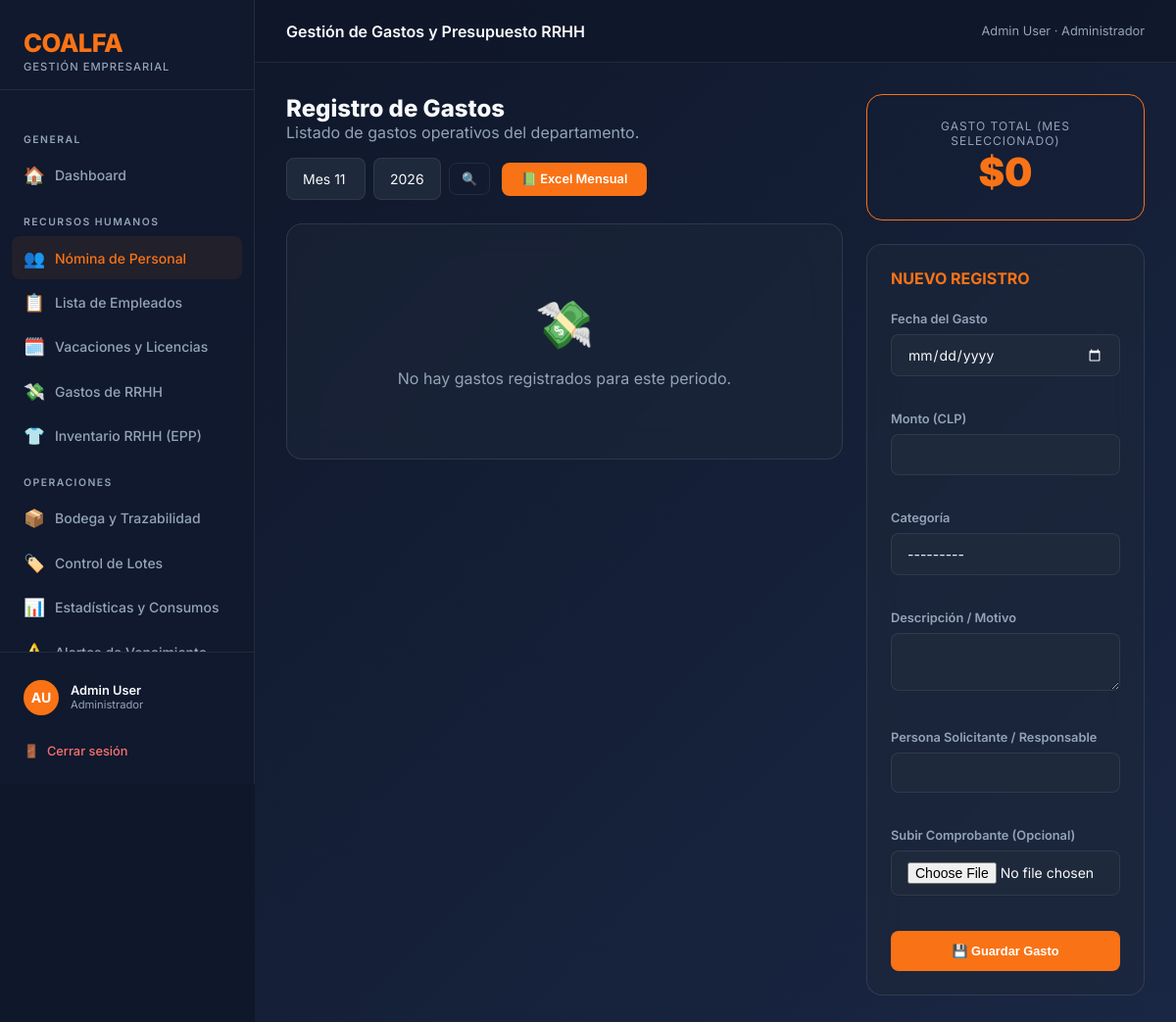
Screenshot of /rrhh/gastos/ (signed in) with the database file from the repository.
### coalfa/models.py (models this page shows, shortened)
class Usuario(AbstractBaseUser, PermissionsMixin):
    ROL_CHOICES = [
        ("ADMIN", "Administrador"),
        ("RRHH", "Recursos Humanos"),
        ("OPERACIONAL", "Operacional"),
        ("GERENTE", "Gerente"),
        ("AUDITOR", "Auditor (Solo Lectura)"),
    ]
    rut = models.CharField(max_length=12, unique=True, verbose_name="RUT", validators=[rut_validator])
    nombre = models.CharField(max_length=60, verbose_name="Nombre")
    apellido = models.CharField(max_length=60, verbose_name="Apellido")
    rol = models.CharField(max_length=15, choices=ROL_CHOICES, default="RRHH", verbose_name="Rol")
    is_active = models.BooleanField(default=True, verbose_name="Activo")
    is_staff = models.BooleanField(default=False, verbose_name="Es staff")
    solicitud_pendiente = models.BooleanField(default=False, verbose_name="Solicitud pendiente de aprobación")
    date_joined = models.DateTimeField(default=timezone.now, verbose_name="Fecha de registro")
    USERNAME_FIELD = "rut"
    REQUIRED_FIELDS = ["nombre", "apellido"]
    objects = UsuarioManager()
    def get_full_name(self):
        return f"{self.nombre} {self.apellido}"
    class Meta:
        verbose_name = "Usuario"
        verbose_name_plural = "Usuarios"

### rrhh/views.py (the view)
# urls.py: path("gastos/", views.lista_gastos_rrhh, name="rrhh_gastos"),
@rrhh_required
def lista_gastos_rrhh(request):
    hoy = datetime.date.today()
    gastos = GastoRRHH.objects.all().order_by("-fecha")
    mes = request.GET.get("mes")
    anio = request.GET.get("anio")
    if not mes or not anio:
        mes = hoy.month
        anio = hoy.year
    gastos = gastos.filter(fecha__month=mes, fecha__year=anio)
    total_mes = gastos.aggregate(models.Sum('monto'))['monto__sum'] or 0
    form = GastoRRHHForm()
    if request.method == "POST":
        form = GastoRRHHForm(request.POST, request.FILES)
        if form.is_valid():
            form.save()
            messages.success(request, "✅ Gasto registrado correctamente.")
            return redirect("rrhh_gastos")
    return render(request, "rrhh/gastos.html", {
        "gastos": gastos,
        "form": form,
        "total_mes": total_mes,
        "mes_actual": int(mes),
        "anio_actual": int(anio),
        "meses": range(1, 13),
        "anios": range(hoy.year - 2, hoy.year + 1),
    })

### rrhh/forms.py
class GastoRRHHForm(forms.ModelForm):
    class Meta:
        model = GastoRRHH
        fields = ["fecha", "monto", "categoria", "descripcion", "responsable", "comprobante"]
        widgets = {
            "fecha": forms.DateInput(attrs={"class": "form-control", "type": "date"}),
            "monto": forms.NumberInput(attrs={"class": "form-control", "step": "0.01"}),
            "categoria": forms.Select(attrs={"class": "form-control"}),
            "descripcion": forms.Textarea(attrs={"class": "form-control", "rows": 2}),
            "responsable": forms.TextInput(attrs={"class": "form-control"}),
            "comprobante": forms.FileInput(attrs={"class": "form-control"}),
        }

### coalfa/context_processors.py (called while the page is built)
def solicitudes_pendientes(request):
    if request.user.is_authenticated and getattr(request.user, 'rol', None) == 'ADMIN':
        count = Usuario.objects.filter(solicitud_pendiente=True).count()
        return {'solicitudes_count': count}
    return {}

### rrhh/templates/rrhh/gastos.html (shortened to what this page needs)
{% extends 'base.html' %}
{% load humanize %}
{% block topbar_title %}Gestión de Gastos y Presupuesto RRHH{% endblock %}
{% block nav_rrhh %}active{% endblock %}
{% block content %}
<div class="gastos-layout">
    <div>
        <div class="gastos-header">
            <div>
                <h2 style="font-size: 1.5rem; font-weight: 800;">Registro de Gastos</h2>
                <p style="color: var(--text-muted);">Listado de gastos operativos del departamento.</p>
            </div>
            <div class="gastos-header-actions">
                 <form action="" method="get" style="display: flex; gap: 0.5rem; align-items: center; flex-wrap: wrap;">
                     <select name="mes" class="form-control" style="width: auto; flex: 1;">
                         {% for m in meses %}
                         <option value="{{ m }}" {% if m == mes_actual %}selected{% endif %}>Mes {{ m }}</option>
                         {% endfor %}
                     </select>
                     <select name="anio" class="form-control" style="width: auto; flex: 1;">
                         {% for a in anios %}
                         <option value="{{ a }}" {% if a == anio_actual %}selected{% endif %}>{{ a }}</option>
                         {% endfor %}
                     </select>
                     <button type="submit" class="btn btn-ghost" style="padding: 0.5rem 0.75rem;">🔍</button>
                 </form>
                 <a href="{% url 'rrhh_exportar_gastos' %}?mes={{ mes_actual }}&anio={{ anio_actual }}" class="btn btn-primary" style="justify-content: center;">📗 Excel Mensual</a>
            </div>
        </div>
        <div class="glass-card">
            {% for g in gastos %}
            <div class="expense-item">
                <div style="display: flex; gap: 1rem; align-items: center;">
                    <div style="text-align: center; min-width: 50px;">
                        <div style="font-size: 1.1rem; font-weight: 800;">{{ g.fecha|date:"d" }}</div>
                        <div style="font-size: 0.65rem; color: var(--text-muted); text-transform: uppercase;">{{ g.fecha|date:"M" }}</div>
                    </div>
                    <div>
                        <span class="category-badge badge-{{ g.categoria|lower }}">{{ g.get_categoria_display }}</span>
                        <div style="font-weight: 700; margin-top: 0.25rem;">{{ g.descripcion }}</div>
                        {% if g.responsable %}
                        <div style="font-size: 0.75rem; color: var(--text-muted);">Responsable: {{ g.responsable }}</div>
                        {% endif %}
                    </div>
                </div>
                <div style="text-align: right;">
                    <div style="font-size: 1.2rem; font-weight: 800; color: var(--success);">${{ g.monto|floatformat:0|intcomma }}</div>
                    {% if g.comprobante %}
                    <a href="{{ g.comprobante.url }}" target="_blank" style="font-size: 0.7rem; color: var(--accent); text-decoration: none;">📄 Ver Comprobante</a>
                    {% endif %}
                </div>
            </div>
            {% empty %}
            <div style="text-align: center; padding: 3rem; color: var(--text-muted);">
                <span style="font-size: 3rem; display: block; margin-bottom: 1rem;">💸</span>
                No hay gastos registrados para este periodo.
            </div>
            {% endfor %}
        </div>
    </div>
    <div>
        <div class="total-pill" style="margin-bottom: 1.5rem;">
            <div style="font-size: 0.75rem; text-transform: uppercase; letter-spacing: 1px; color: var(--text-muted);">Gasto Total (Mes Seleccionado)</div>
            <div style="font-size: 2.5rem; font-weight: 900; color: var(--accent);">${{ total_mes|floatformat:0|intcomma }}</div>
        </div>
        <div class="glass-card">
            <h3 style="font-size: 1rem; margin-bottom: 1.5rem; text-transform: uppercase; color: var(--accent);">Nuevo Registro</h3>
            <form method="post" enctype="multipart/form-data">
                <div style="display: flex; flex-direction: column; gap: 1rem;">
                    <div class="form-group">
                        <label class="form-label">Fecha del Gasto</label>
                        {{ form.fecha }}
                    </div>
                    <div class="form-group">
                        <label class="form-label">Monto (CLP)</label>
                        {{ form.monto }}
                    </div>
                    <div class="form-group">
                        <label class="form-label">Categoría</label>
                        {{ form.categoria }}
                    </div>
                    <div class="form-group">
                        <label class="form-label">Descripción / Motivo</label>
                        {{ form.descripcion }}
                    </div>
                    <div class="form-group">
                        <label class="form-label">Persona Solicitante / Responsable</label>
                        {{ form.responsable }}
                    </div>
                    <div class="form-group">
                        <label class="form-label">Subir Comprobante (Opcional)</label>
                        {{ form.comprobante }}
                    </div>
                    <button type="submit" class="btn btn-primary w-full" style="justify-content: center; padding: 0.8rem;">
                        💾 Guardar Gasto
                    </button>
                </div>
            </form>
        </div>
    </div>
</div>
{% endblock %}

### templates/base.html (shortened to what this page needs)
<!DOCTYPE html>
<html lang="es">
<head>
    <link rel="stylesheet" href="https://unpkg.com/nprogress@0.2.0/nprogress.css" />
</head>
<body>
    <div class="sidebar">
        <div class="sidebar-brand">
            <div class="logo-text">COALFA</div>
            <div class="logo-sub">Gestión Empresarial</div>
        </div>
        <nav class="sidebar-nav">
            <div class="nav-section-label">General</div>
            <a href="{% url 'dashboard' %}" class="nav-item {% block nav_home %}{% endblock %}">
                <span class="icon">🏠</span> Dashboard
            </a>
            {% if user.rol == 'RRHH' or user.rol == 'ADMIN' or user.rol == 'GERENTE' or user.rol == 'AUDITOR' %}
            <div class="nav-section-label">Recursos Humanos</div>
            <a href="{% url 'rrhh_dashboard' %}" class="nav-item {% block nav_rrhh %}{% endblock %}">
                <span class="icon">👥</span> Nómina de Personal
            </a>
            <a href="{% url 'rrhh_lista_empleados' %}" class="nav-item {% block nav_empleados %}{% endblock %}">
                <span class="icon">📋</span> Lista de Empleados
            </a>
            <a href="{% url 'rrhh_ausencias' %}" class="nav-item {% block nav_ausencias %}{% endblock %}">
                <span class="icon">🗓️</span> Vacaciones y Licencias
            </a>
            <a href="{% url 'rrhh_gastos' %}" class="nav-item {% block nav_rrhh_gastos %}{% endblock %}">
                <span class="icon">💸</span> Gastos de RRHH
            </a>
            <a href="{% url 'rrhh_inventario' %}" class="nav-item {% block nav_rrhh_inventario %}{% endblock %}">
                <span class="icon">👕</span> Inventario RRHH (EPP)
            </a>
            {% endif %}
            {% if user.rol == 'OPERACIONAL' or user.rol == 'ADMIN' or user.rol == 'GERENTE' or user.rol == 'AUDITOR' %}
            <div class="nav-section-label">Operaciones</div>
            <a href="{% url 'inventario_dashboard' %}" class="nav-item {% block nav_inventario %}{% endblock %}">
                <span class="icon">📦</span> Bodega y Trazabilidad
            </a>
            <a href="{% url 'inventario_lista_lotes' %}" class="nav-item {% block nav_lotes %}{% endblock %}">
                <span class="icon">🏷️</span> Control de Lotes
            </a>
            <a href="{% url 'inventario_resumen_consumo' %}" class="nav-item {% block nav_consumo %}{% endblock %}">
                <span class="icon">📊</span> Estadísticas y Consumos
            </a>
            <a href="{% url 'inventario_alertas' %}" class="nav-item {% block nav_alertas %}{% endblock %}">
                <span class="icon">⚠️</span> Alertas de Vencimiento
            </a>
            {% endif %}
        </nav>
        <div class="sidebar-footer">
            <div class="user-info">
                <div class="user-avatar">{{ user.nombre|first }}{{ user.apellido|first }}</div>
                <div>
                    <div class="user-name">{{ user.get_full_name }}</div>
                    <div class="user-role">{{ user.get_rol_display }}</div>
                </div>
            </div>
            <a href="{% url 'logout' %}" class="btn-logout">
                <span>🚪</span> Cerrar sesión
            </a>
        </div>
    </div>
    <div class="main-wrapper">
        <div class="topbar">
            <div class="topbar-title">{% block topbar_title %}Dashboard{% endblock %}</div>
            <div class="topbar-breadcrumb">{{ user.get_full_name }} · {{ user.get_rol_display }}</div>
        </div>
        <div class="page-content">
            {% block content %}{% endblock %}
        </div>
    </div>
</body>
</html>

### rows the page displays
Usuario: nombre|first "A", apellido|first "U", get_full_name "Admin User", rol "Administrador"

### other values shown
{{ total_mes|floatformat:0|intcomma }} "0"
form field anio "2026"
